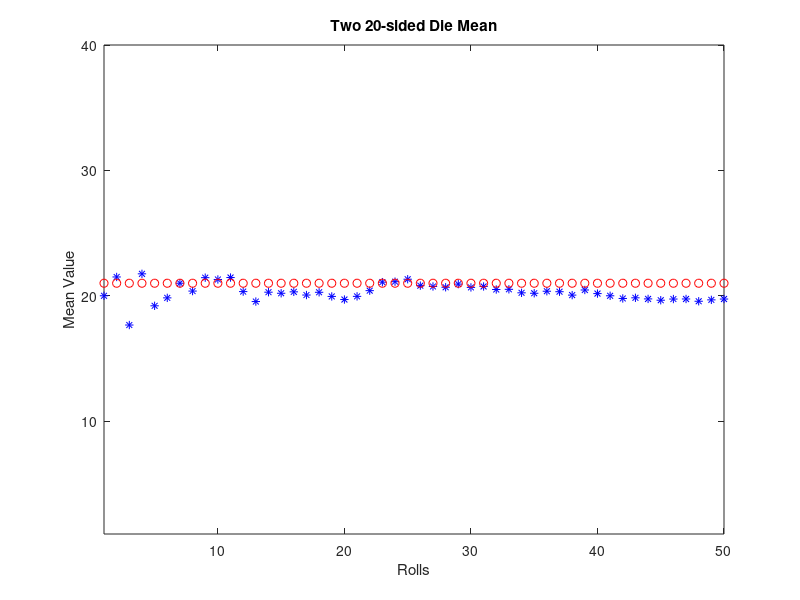

Source code (MATLAB):
px = 1/20;
x = [1:20];
mu1 = sum(x*px); % compute the mean for first die
mu2 = sum(x*px); % compute the mean for second die
mean = mu1 + mu2; % adding the result

mu1=0;
mu2=0;
% create a vector to store the result of dice
vec_die1 = [];
vec_die2 = [];
for n = 1:50
    die1 = randi(20,1);
    die2 = randi(20,1);
    vec_die1(n) = die1; % adding new result into the vector
    vec_die2(n) = die2;
    % compute the mean
    mu1 = sum(vec_die1)/n;
    mu2 = sum(vec_die2)/n;
    mu = mu1+mu2; % adding the result
    plot(n,mu,'b*');
    hold on
    plot(n,mean,'ro');
    hold on
    title('Two 20-sided Die Mean');
    axis([1 50 1 40]);
    xlabel('Rolls');
    ylabel('Mean Value');
    drawnow;
    pause(0.02);
end
disp(['The mean of two 20-sided die is: ', num2str(mu)])